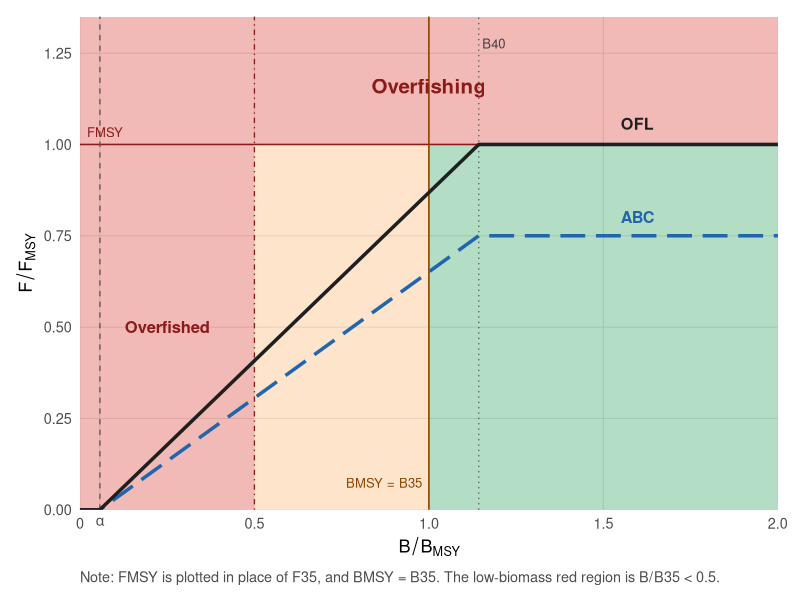
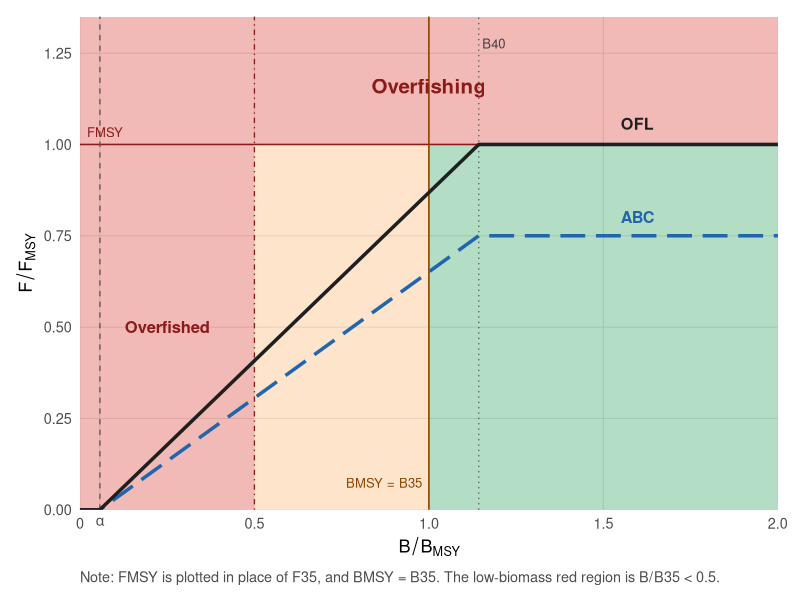

Recreate these plots in R, in order.
library(ggplot2)

# Tier 3 control rule parameters. 
alpha <- 0.05
b35_over_b40 <- 35 / 40
b40_over_bmsy <- 1 / b35_over_b40
alpha_over_bmsy <- alpha / b35_over_b40
b_over_b35_critical <- 0.5
f40_over_fmsy <- 0.75

x_max <- 2.0
y_max <- 1.35

b_over_bmsy <- seq(0, x_max, length.out = 1000)
b_over_b40 <- b_over_bmsy * b35_over_b40
harvest_scaler <- pmax(0, pmin(1, (b_over_b40 - alpha) / (1 - alpha)))
ofl_label <- "OFL: FOFL / FMSY"
abc_label <- paste0("ABC: FABC / FMSY  (F40 / FMSY = ", f40_over_fmsy, ")")

rule_lines <- rbind(
  data.frame(
    b_over_bmsy = b_over_bmsy,
    f_over_fmsy = harvest_scaler,
    rule = ofl_label
  ),
  data.frame(
    b_over_bmsy = b_over_bmsy,
    f_over_fmsy = f40_over_fmsy * harvest_scaler,
    rule = abc_label
  )
)

status_regions <- data.frame(
  xmin = c(0, 0, b_over_b35_critical, 1),
  xmax = c(x_max, b_over_b35_critical, 1, x_max),
  ymin = c(1, 0, 0, 0),
  ymax = c(y_max, 1, 1, 1),
  status = c(
    "Above FMSY",
    "B/B35 < 0.5",
    "Below BMSY",
    "B > BMSY and F < FMSY"
  )
)

p <- ggplot() +
  geom_rect(
    data = status_regions,
    aes(xmin = xmin, xmax = xmax, ymin = ymin, ymax = ymax, fill = status),
    alpha = 0.33,
    color = NA
  ) +
  geom_hline(yintercept = 1, linewidth = 0.55, color = "firebrick4") +
  geom_vline(xintercept = 1, linewidth = 0.55, color = "darkorange4") +
  geom_vline(xintercept = b_over_b35_critical, linewidth = 0.45, color = "firebrick4", linetype = "dotdash") +
  geom_vline(xintercept = b40_over_bmsy, linewidth = 0.45, color = "grey35", linetype = "dotted") +
  geom_vline(xintercept = alpha_over_bmsy, linewidth = 0.45, color = "grey35", linetype = "dashed") +
  geom_line(
    data = rule_lines,
    aes(x = b_over_bmsy, y = f_over_fmsy, color = rule, linetype = rule),
    linewidth = 1.2
  ) +
  annotate(
    "text",
    x = 0.98,
    y = 0.06,
    label = "BMSY = B35",
    hjust = 1,
    vjust = 0,
    size = 3.3,
    color = "darkorange4"
  ) +
  annotate(
    "text",
    x = b40_over_bmsy + 0.01,
    y = y_max - 0.06,
    label = "B40",
    hjust = 0,
    vjust = 1,
    size = 3.3,
    color = "grey25"
  ) +
  annotate(
    "text",
    x = 0.02,
    y = 1.02,
    label = "FMSY",
    hjust = 0,
    vjust = 0,
    size = 3.3,
    color = "firebrick4"
  ) +
  annotate(
    "text",
    x = x_max / 2,
    y = 1.16,
    label = "Overfishing",
    size = 5.2,
    fontface = "bold",
    color = "firebrick4"
  ) +
  annotate(
    "text",
    x = 0.25,
    y = 0.5,
    label = "Overfished",
    hjust = 0.5,
    size = 4.2,
    fontface = "bold",
    color = "firebrick4"
  ) +
  annotate(
    "text",
    x = 1.55,
    y = 1.04,
    label = "OFL",
    hjust = 0,
    vjust = 0,
    size = 4.1,
    fontface = "bold",
    color = "#1f1f1f"
  ) +
  annotate(
    "text",
    x = 1.55,
    y = f40_over_fmsy + 0.035,
    label = "ABC",
    hjust = 0,
    vjust = 0,
    size = 4.1,
    fontface = "bold",
    color = "#2166ac"
  ) +
  scale_fill_manual(
    values = c(
      "Above FMSY" = "#d73027",
      "B/B35 < 0.5" = "#d73027",
      "Below BMSY" = "#fdae61",
      "B > BMSY and F < FMSY" = "#1a9850"
    )
  ) +
  scale_color_manual(
    values = setNames(c("#1f1f1f", "#2166ac"), c(ofl_label, abc_label))
  ) +
  scale_linetype_manual(
    values = setNames(c("solid", "longdash"), c(ofl_label, abc_label))
  ) +
  coord_cartesian(xlim = c(0, x_max), ylim = c(0, y_max), expand = FALSE) +
  scale_x_continuous(
    breaks = c(0, alpha_over_bmsy, b_over_b35_critical, 1, 1.5, 2),
    labels = c("0", expression(alpha), "0.5", "1.0", "1.5", "2.0")
  ) +
  scale_y_continuous(
    breaks = seq(0, y_max, by = 0.25),
    labels = function(z) format(z, trim = TRUE, nsmall = 2)
  ) +
  labs(
    x = expression(B / B[MSY]),
    y = expression(F / F[MSY]),
    caption = "Note: FMSY is plotted in place of F35, and BMSY = B35. The low-biomass red region is B/B35 < 0.5.",
    color = NULL,
    linetype = NULL,
    fill = NULL
  ) +
  theme_minimal(base_size = 13) +
  theme(
    panel.grid.minor = element_blank(),
    panel.grid.major = element_line(color = "grey88", linewidth = 0.35),
    axis.title = element_text(face = "bold"),
    plot.caption = element_text(hjust = 0, color = "grey30", margin = margin(t = 8)),
    legend.position = "none",
    plot.margin = margin(12, 16, 10, 12)
  )

ggsave("tier3_control_rule.png", p, width = 8.5, height = 5.75, dpi = 320)
ggsave("tier3_control_rule.pdf", p, width = 8.5, height = 5.75, device = cairo_pdf)
